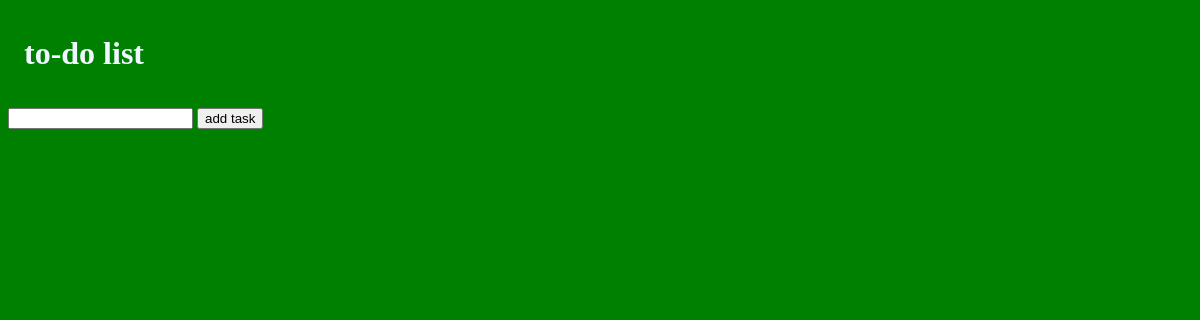
Page /todo/ on the earlier database version.
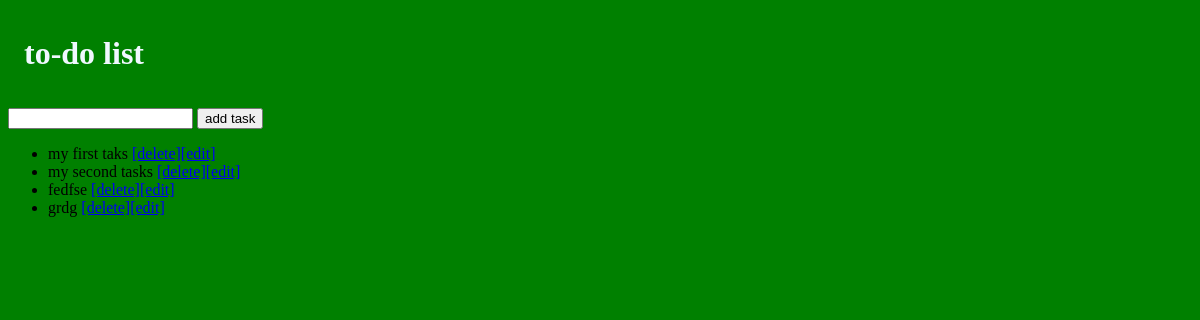
Same page on the later database version.
### todo/models.py (models this page shows, shortened)
class task(models.Model):
    title = models.CharField(max_length=50)
    completed = models.BooleanField(default=False)

### todo/views.py (the view)
# urls.py: path('', todo_list, name='todo_list'),
def todo_list(request):
    queriset = task.objects.all()
    return render(request, "todo_list.html", {'data': queriset})

### todo/templates/todo_list.html (shortened to what this page needs)
{% load static %}
<!DOCTYPE html>
<html lang="en">
    <head>
        <link rel='stylesheet' href='{% static "todo/styless.css" %}'>
    </head>
    <body>
        <h1 class='erti' > to-do list</h1>
        <form action = "{% url 'add_task' %}" method='POST'>
            <input type='text' name='title' required>
            <button type='submit'> add task </button>
        </form>
        <ul>
            {% for item in data %}
                {% if item.completed %}
                    <li class = 'completed'>
                        {{item.title}} <a href='{% url "delete_task" item.id %}'>[delete]</a><a href='{% url "edit_task" item.id %}'>[edit]</a>
                    </li>
                {% else %}
                    <li class = 'inprogress'>
                        {{item.title}} <a href='{% url "delete_task" item.id %}'>[delete]</a><a href='{% url "edit_task" item.id %}'>[edit]</a>
                    </li>
                {% endif %}
            {% endfor %}
        </ul>
    </body>
    </html>

### todo/static/todo/styless.css (style rules this page uses)
.completed { color: black }
body { background-color: green; }
.erti { color:aliceblue; padding: 14px 16px; }

Differences in the rows shown:
added task: title "my first taks"
added task: title "my second tasks"
added task: title "fedfse"
added task: title "grdg"
